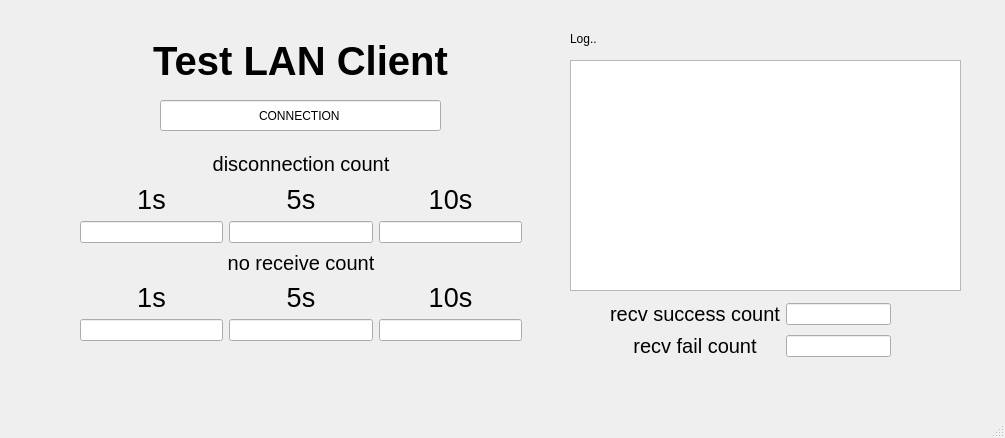
<?xml version="1.0" encoding="UTF-8"?>
<ui version="4.0">
 <class>MainWindow</class>
 <widget class="QMainWindow" name="MainWindow">
  <property name="geometry">
   <rect>
    <x>0</x>
    <y>0</y>
    <width>1005</width>
    <height>438</height>
   </rect>
  </property>
  <property name="windowTitle">
   <string>MainWindow</string>
  </property>
  <widget class="QWidget" name="centralwidget">
   <widget class="QLineEdit" name="LE_CONNECTION">
    <property name="geometry">
     <rect>
      <x>160</x>
      <y>100</y>
      <width>281</width>
      <height>31</height>
     </rect>
    </property>
    <property name="text">
     <string>CONNECTION</string>
    </property>
    <property name="alignment">
     <set>Qt::AlignCenter</set>
    </property>
   </widget>
   <widget class="QLabel" name="label">
    <property name="geometry">
     <rect>
      <x>80</x>
      <y>40</y>
      <width>441</width>
      <height>41</height>
     </rect>
    </property>
    <property name="font">
     <font>
      <pointsize>30</pointsize>
      <weight>75</weight>
      <bold>true</bold>
     </font>
    </property>
    <property name="text">
     <string>Test LAN Client</string>
    </property>
    <property name="alignment">
     <set>Qt::AlignCenter</set>
    </property>
   </widget>
   <widget class="QTextEdit" name="TE_LOG">
    <property name="geometry">
     <rect>
      <x>570</x>
      <y>60</y>
      <width>391</width>
      <height>231</height>
     </rect>
    </property>
   </widget>
   <widget class="QLabel" name="label_6">
    <property name="geometry">
     <rect>
      <x>570</x>
      <y>30</y>
      <width>67</width>
      <height>17</height>
     </rect>
    </property>
    <property name="text">
     <string>Log..</string>
    </property>
   </widget>
   <widget class="QWidget" name="">
    <property name="geometry">
     <rect>
      <x>80</x>
      <y>150</y>
      <width>442</width>
      <height>191</height>
     </rect>
    </property>
    <layout class="QVBoxLayout" name="verticalLayout">
     <item>
      <widget class="QLabel" name="label_2">
       <property name="font">
        <font>
         <pointsize>15</pointsize>
        </font>
       </property>
       <property name="text">
        <string>disconnection count</string>
       </property>
       <property name="alignment">
        <set>Qt::AlignCenter</set>
       </property>
      </widget>
     </item>
     <item>
      <layout class="QGridLayout" name="gridLayout_2">
       <item row="0" column="1">
        <widget class="QLabel" name="label_8">
         <property name="font">
          <font>
           <pointsize>20</pointsize>
          </font>
         </property>
         <property name="text">
          <string>5s</string>
         </property>
         <property name="alignment">
          <set>Qt::AlignCenter</set>
         </property>
        </widget>
       </item>
       <item row="0" column="2">
        <widget class="QLabel" name="label_9">
         <property name="font">
          <font>
           <pointsize>20</pointsize>
          </font>
         </property>
         <property name="text">
          <string>10s</string>
         </property>
         <property name="alignment">
          <set>Qt::AlignCenter</set>
         </property>
        </widget>
       </item>
       <item row="1" column="2">
        <widget class="QLineEdit" name="LE_COUNT_DIS_10"/>
       </item>
       <item row="1" column="0">
        <widget class="QLineEdit" name="LE_COUNT_DIS_1"/>
       </item>
       <item row="1" column="1">
        <widget class="QLineEdit" name="LE_COUNT_DIS_5"/>
       </item>
       <item row="0" column="0">
        <widget class="QLabel" name="label_10">
         <property name="font">
          <font>
           <pointsize>20</pointsize>
          </font>
         </property>
         <property name="text">
          <string>1s</string>
         </property>
         <property name="alignment">
          <set>Qt::AlignCenter</set>
         </property>
        </widget>
       </item>
      </layout>
     </item>
     <item>
      <widget class="QLabel" name="label_11">
       <property name="font">
        <font>
         <pointsize>15</pointsize>
        </font>
       </property>
       <property name="text">
        <string>no receive count</string>
       </property>
       <property name="alignment">
        <set>Qt::AlignCenter</set>
       </property>
      </widget>
     </item>
     <item>
      <layout class="QGridLayout" name="gridLayout">
       <item row="0" column="1">
        <widget class="QLabel" name="label_4">
         <property name="font">
          <font>
           <pointsize>20</pointsize>
          </font>
         </property>
         <property name="text">
          <string>5s</string>
         </property>
         <property name="alignment">
          <set>Qt::AlignCenter</set>
         </property>
        </widget>
       </item>
       <item row="0" column="2">
        <widget class="QLabel" name="label_5">
         <property name="font">
          <font>
           <pointsize>20</pointsize>
          </font>
         </property>
         <property name="text">
          <string>10s</string>
         </property>
         <property name="alignment">
          <set>Qt::AlignCenter</set>
         </property>
        </widget>
       </item>
       <item row="1" column="2">
        <widget class="QLineEdit" name="LE_COUNT_10"/>
       </item>
       <item row="1" column="0">
        <widget class="QLineEdit" name="LE_COUNT_1"/>
       </item>
       <item row="1" column="1">
        <widget class="QLineEdit" name="LE_COUNT_5"/>
       </item>
       <item row="0" column="0">
        <widget class="QLabel" name="label_3">
         <property name="font">
          <font>
           <pointsize>20</pointsize>
          </font>
         </property>
         <property name="text">
          <string>1s</string>
         </property>
         <property name="alignment">
          <set>Qt::AlignCenter</set>
         </property>
        </widget>
       </item>
      </layout>
     </item>
    </layout>
   </widget>
   <widget class="QWidget" name="">
    <property name="geometry">
     <rect>
      <x>610</x>
      <y>300</y>
      <width>281</width>
      <height>61</height>
     </rect>
    </property>
    <layout class="QGridLayout" name="gridLayout_3">
     <item row="0" column="0">
      <widget class="QLabel" name="label_7">
       <property name="font">
        <font>
         <pointsize>15</pointsize>
        </font>
       </property>
       <property name="text">
        <string>recv success count</string>
       </property>
       <property name="alignment">
        <set>Qt::AlignCenter</set>
       </property>
      </widget>
     </item>
     <item row="0" column="1">
      <widget class="QLineEdit" name="LE_SUCCESS_CNT">
       <property name="text">
        <string/>
       </property>
       <property name="alignment">
        <set>Qt::AlignCenter</set>
       </property>
      </widget>
     </item>
     <item row="1" column="0">
      <widget class="QLabel" name="label_12">
       <property name="font">
        <font>
         <pointsize>15</pointsize>
        </font>
       </property>
       <property name="text">
        <string>recv fail count</string>
       </property>
       <property name="alignment">
        <set>Qt::AlignCenter</set>
       </property>
      </widget>
     </item>
     <item row="1" column="1">
      <widget class="QLineEdit" name="LE_FAIL_CNT">
       <property name="text">
        <string/>
       </property>
       <property name="alignment">
        <set>Qt::AlignCenter</set>
       </property>
      </widget>
     </item>
    </layout>
   </widget>
  </widget>
  <widget class="QMenuBar" name="menubar">
   <property name="geometry">
    <rect>
     <x>0</x>
     <y>0</y>
     <width>1005</width>
     <height>22</height>
    </rect>
   </property>
  </widget>
  <widget class="QStatusBar" name="statusbar"/>
 </widget>
 <resources/>
 <connections/>
</ui>
